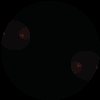
Frame 1 (no input)
Frame 60 (no input): identical to frame 1, image omitted
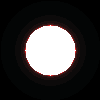
Frame 120 (the mouse pressed at the canvas centre since frame 60)

The p5.js sketch that drew these frames (run headless with seeded random() and noise() and a simulated clock; from frame 60 on, the mouse is pressed at the canvas centre):

// p5.js sketch
// ── sketch.js

let Windth=100;
let Length=100;

let x;
let y;
let xa=1;
let ya=0;
let xx=0;
let yy=0;
let k=4;
let maxit=50;
let brig;
let f;
let c;
let pix;
let i,j;
function itera(a,b){
  c=0;
    while((c<maxit)&&(a*a+b*b<4)){
      f=a;
      a=a*a-b*b+xa;
      b=ya+2*f*b;
      c++;
    }
    brig=map(c,0,maxit,0,255);
    pix=(i+j*Windth)*4;
    pixels[pix + 0] = brig*brig/9;
    pixels[pix + 1] =  brig;
    pixels[pix + 2] = brig;
    pixels[pix + 3] = 255;
    return;


}

function crist (){

loadPixels();
  xa=map(mouseX,0,Windth,-2,2);
  ya=map(mouseY,0,Length,-2,2);
  for(i=0;i<Windth;i++){
    for (j=0;j<Length;j++){
        x=map(i,0,Windth,-2,2);
        y=map(j,0,Length,-2,2);
        itera(x,y);
    }
  }
  updatePixels();
  return;
}


function setup() {
  createCanvas(Windth,Length);
  pixelDensity(1);
  frameRate(45);



}

function draw() {
  crist();
}
